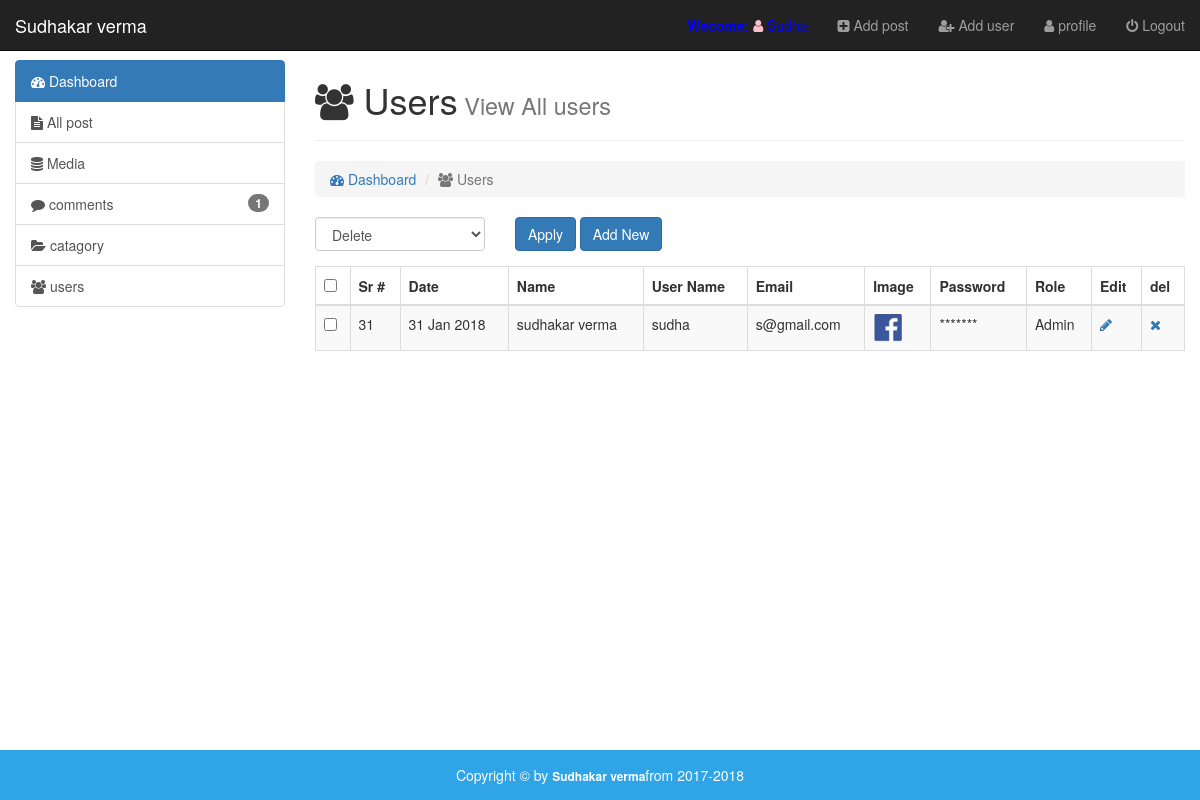
Screenshot of /cms/admin/users.php (signed in) with the database file from the repository.
### tables this page shows
CREATE TABLE `users` (
  `id` int(11) NOT NULL,
  `date` int(11) NOT NULL,
  `first_name` varchar(255) NOT NULL,
  `last_name` varchar(255) NOT NULL,
  `username` varchar(255) NOT NULL,
  `email` varchar(255) NOT NULL,
  `image` varchar(255) NOT NULL,
  `password` varchar(255) NOT NULL,
  `role` varchar(255) NOT NULL,
  `details` text NOT NULL,
  `salt` varchar(255) NOT NULL DEFAULT '$2y$10$quickbrownfoxjumpsover'
);

### cms/admin/users.php (the view, shortened to what this page needs)
<?php
require_once('inc/top.php');
?>
  </head>
  <body>
     <div id="wrapper">
      <?php
     require_once('inc/header.php');
?>
   <div class="container-fluid body-section">
      <div class="row">
         <div class="col-md-3">
      <?php
     require_once('inc/sidebar.php');
       ?>
         </div>
         <div class="col-md-9">
            <h1 class="animated fadeInUp"><i class="fa fa-users"></i> Users<small> View All users</small></h1><hr>
            <ol class="breadcrumb">
               <li><a href="#"><i class="fa fa-tachometer"></i> Dashboard </a></li>
               <li class="active"><i class="fa fa-users"> </i> Users </li>
            </ol>
            <?php
            $query="select * from users order by id desc ";
            $run=mysqli_query($conn,$query);
             if (mysqli_num_rows($run) > 0)  {
            ?>
             <form action="" method="post">
             <div class="row">
               <div class="col-sm-8">
                   <div class="row">
                     <div class="col-xs-4">
                       <div class="form-group">
                         <select name="bulk-options" id="" class="form-control">
                           <option value="delete">Delete</option>
                         </select>
                       </div>
                     </div>
                     <div class="col-xs-8">
                       <input type="submit" name="" class="btn btn-primary" value="Apply">
                       <a href="add-user.php" class="btn btn-primary">Add New</a>
                     </div>
                   </div>
               </div>
             </div>
             <table class="table table-bordered table-striped table-hover">
               <thead>
                 <tr>
                   <th><input type="checkbox" id="selectallboxes" ></th>
                 <th>Sr #</th>
                 <th>Date</th>
                 <th>Name</th>
                 <th>User Name</th>
                 <th>Email</th>
                 <th>Image</th>
                 <th>Password</th>
                 <th>Role</th>
                 <th>Edit</th>
                 <th>del</th>
               </tr>
               </thead>
               <tbody>
                 <?php
                 while ($row=mysqli_fetch_array($run)) {
                   $id=$row['id'];
                   $first_name=ucfirst($row['first_name']);
                   $last_name=ucfirst($row['last_name']);
                   $email=$row['email'];
                   $username=$row['username'];
                   $role=$row['role'];
                   $image=$row['image'];
                   $date=getdate($row['date']);
                   $day = $date['mday'];
                   $month =substr($date['month'], 0,3);
                   $year =$date['year'];
                 ?>
                 <tr>
                   <td><input type="checkbox" name="checkboxes[]" value="<?php  echo($id); ?>" class="checkboxes"></td>
                 <td><?php echo$id; ?></td>
                 <td><?php echo$day; ?> <?php echo$month; ?> <?php echo$year; ?></td>
                 <td><?php echo"$first_name $last_name"; ?></td>
                 <td><?php echo$username; ?></td>
                 <td><?php echo$email; ?></td>
                 <td><img src="img/<?php echo$image; ?>" width="30px"></td>
                 <td>*******</td>
                 <td><?php echo ucfirst($role); ?></td>
                 <td><a href="edit-user.php?edit=<?php echo$id; ?>"><i class="fa fa-pencil"></i></a></td>
                 <td><a href="users.php?del=<?php echo$id; ?>"><i class="fa fa-times"></i></a></td>
                 </tr>
                 <?php }
                 ?>
                    </form>
             <?php
             }else{
             echo "<center><h2>NO Users Available Now</h2></center";
            }
              ?>
         </div>
      </div>
   </div>
   <?php require_once 'inc/footer.php'; ?>

### cms/admin/css/style.css (style rules this page uses)
html,body { height: 100%; }
body { padding-top:60px; }
#wrapper { min-height: 100%; position: relative; }
.body-section { padding-bottom:70px; }

### rows the page displays
users: id "31", date "31", date "Jan", date "2018", first_name "sudhakar", last_name "verma", username "sudha", email "s@gmail.com", image (picture), role "Admin"

### other values shown
$num_of_rows "1"
